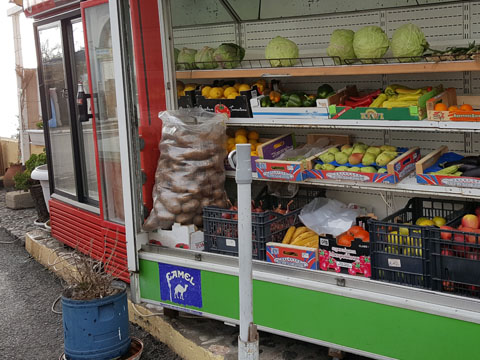
#> input picture chap05/images/color.jpg, 480 x 360 px
$ python ex08.py
#> lines starting #> are read from the running program, lines starting #| are printed output that depends on the picture; after the words box and inside, x2 and y2 are one past the last pixel; in counts of white or black regions, pixels touching at a corner belong together
import numpy as np, cv2
image = cv2.imread("images/color.jpg", cv2.IMREAD_COLOR) # 영상 읽기
#> image is the input picture: shape (360, 480, 3); mean B, G, R 86.9, 100.8, 106.2
if image is None: raise Exception("영상 파일 읽기 오류 ")
mask = np.zeros(image.shape[:2], np.uint8)
center = (190,170)

cv2.ellipse(mask, center, (50,100), 0, 0, 360, 255, -1)
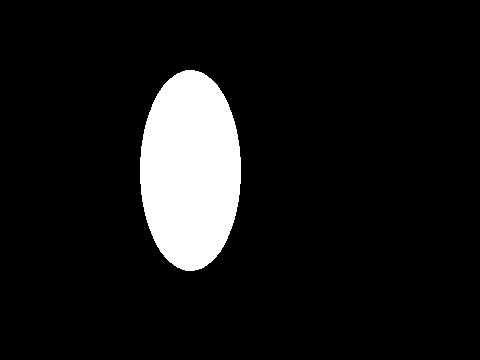
#> mask: shape (360, 480); 9.2% white; 1 white region, box (x1, y1, x2, y2) and area: (140, 70, 241, 271) 15941
cv2.imshow("mask", mask)
dst = cv2.bitwise_and(image, image, mask=mask)
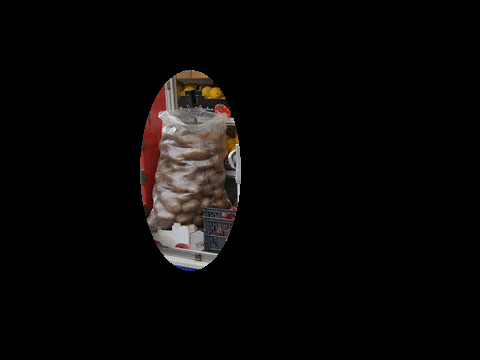
#> dst: shape (360, 480, 3); mean B, G, R 7.5, 8.2, 10


cv2.imshow("image", image)
cv2.imshow("dst", dst)
cv2.waitKey()

$ run again, with chap05/images/abs_test2.jpg copied over chap05/images/color.jpg
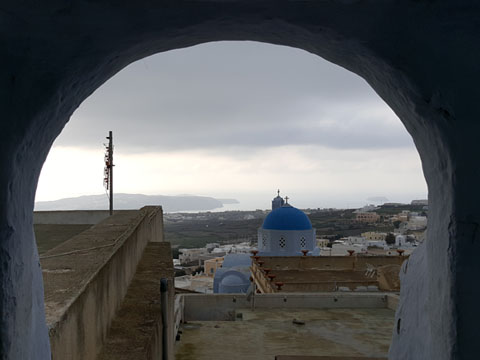
#> input picture chap05/images/abs_test2.jpg, 480 x 360 px
#> image is the input picture: shape (360, 480, 3); mean B, G, R 95.3, 93.7, 91.5
#> mask: shape (360, 480); 9.2% white; 1 white region, box (x1, y1, x2, y2) and area: (140, 70, 241, 271) 15941
#> `dst = cv2.bitwise_and(image, image, mask=mask)`:
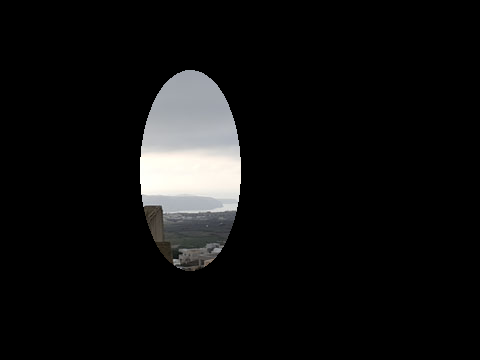
#> dst: shape (360, 480, 3); mean B, G, R 15.8, 15.8, 15.8
